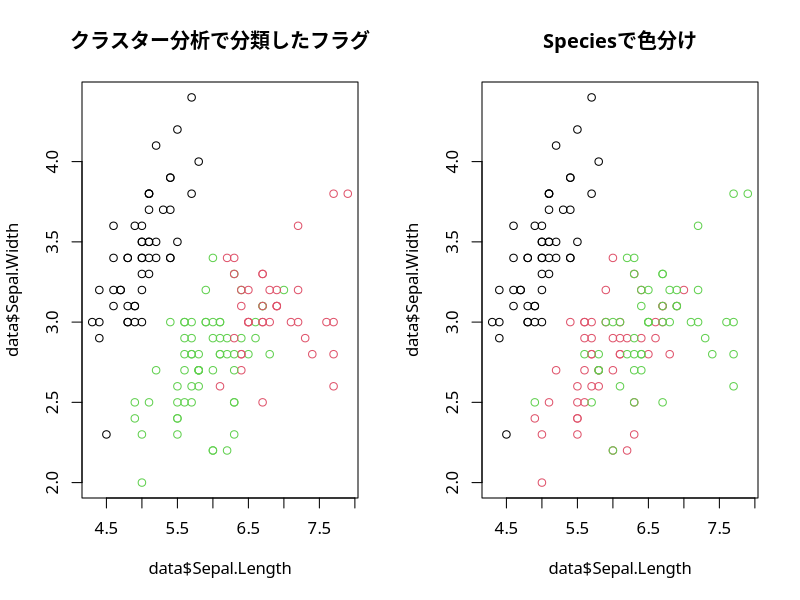

R code for this plot:
par(family = "HiraKakuProN-W3")

# クラスター分析用データ作成
data <- iris[1:4] # アヤメの種類以外を取得

# クラスター分析実施
km <- kmeans(x = data,centers = 3)

# 分類したフラグとirisの種類を格納
data$cluster_flg <- km$cluster
data$Species <- iris$Species

# 分類結果と種類の図示化
par(mfrow = c(1,2))
plot(data$Sepal.Length,data$Sepal.Width, col = data$cluster_flg, main = "クラスター分析で分類したフラグ")
plot(data$Sepal.Length,data$Sepal.Width, col = data$Species, main = "Speciesで色分け")
par(mfrow = c(1,1))

# どのくらいうまく分類できてるかを集計で確認。
table(data$Species,data$cluster_flg)


